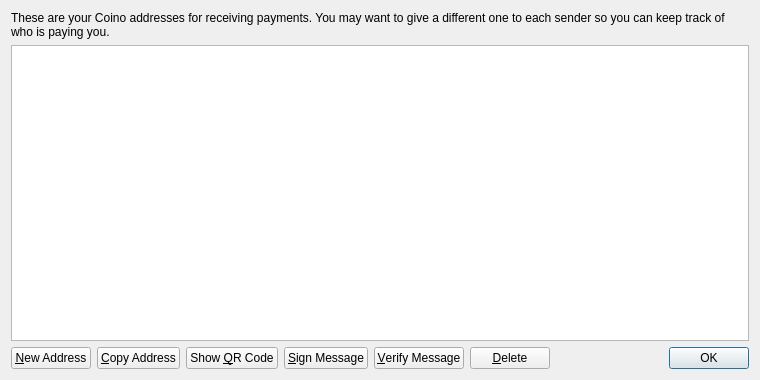
<?xml version="1.0" encoding="UTF-8"?>
<ui version="4.0">
 <class>AddressBookPage</class>
 <widget class="QWidget" name="AddressBookPage">
  <property name="geometry">
   <rect>
    <x>0</x>
    <y>0</y>
    <width>760</width>
    <height>380</height>
   </rect>
  </property>
  <property name="windowTitle">
   <string>Address Book</string>
  </property>
  <layout class="QVBoxLayout" name="verticalLayout">
   <item>
    <widget class="QLabel" name="labelExplanation">
     <property name="text">
      <string>These are your Coino addresses for receiving payments. You may want to give a different one to each sender so you can keep track of who is paying you.</string>
     </property>
     <property name="textFormat">
      <enum>Qt::PlainText</enum>
     </property>
     <property name="wordWrap">
      <bool>true</bool>
     </property>
    </widget>
   </item>
   <item>
    <widget class="QTableView" name="tableView">
     <property name="contextMenuPolicy">
      <enum>Qt::CustomContextMenu</enum>
     </property>
     <property name="toolTip">
      <string>Double-click to edit address or label</string>
     </property>
     <property name="tabKeyNavigation">
      <bool>false</bool>
     </property>
     <property name="alternatingRowColors">
      <bool>true</bool>
     </property>
     <property name="selectionMode">
      <enum>QAbstractItemView::SingleSelection</enum>
     </property>
     <property name="selectionBehavior">
      <enum>QAbstractItemView::SelectRows</enum>
     </property>
     <property name="sortingEnabled">
      <bool>true</bool>
     </property>
     <attribute name="verticalHeaderVisible">
      <bool>false</bool>
     </attribute>
    </widget>
   </item>
   <item>
    <layout class="QHBoxLayout" name="horizontalLayout">
     <item>
      <widget class="QPushButton" name="newAddressButton">
       <property name="toolTip">
        <string>Create a new address</string>
       </property>
       <property name="text">
        <string>&amp;New Address</string>
       </property>
       <property name="icon">
        <iconset resource="../bitcoin.qrc">
         <normaloff>:/icons/add</normaloff>:/icons/add</iconset>
       </property>
      </widget>
     </item>
     <item>
      <widget class="QPushButton" name="copyToClipboard">
       <property name="toolTip">
        <string>Copy the currently selected address to the system clipboard</string>
       </property>
       <property name="text">
        <string>&amp;Copy Address</string>
       </property>
       <property name="icon">
        <iconset resource="../bitcoin.qrc">
         <normaloff>:/icons/editcopy</normaloff>:/icons/editcopy</iconset>
       </property>
      </widget>
     </item>
     <item>
      <widget class="QPushButton" name="showQRCode">
       <property name="text">
        <string>Show &amp;QR Code</string>
       </property>
       <property name="icon">
        <iconset resource="../bitcoin.qrc">
         <normaloff>:/icons/qrcode</normaloff>:/icons/qrcode</iconset>
       </property>
      </widget>
     </item>
     <item>
      <widget class="QPushButton" name="signMessage">
       <property name="toolTip">
        <string>Sign a message to prove you own a Bitcoin address</string>
       </property>
       <property name="text">
        <string>&amp;Sign Message</string>
       </property>
       <property name="icon">
        <iconset resource="../bitcoin.qrc">
         <normaloff>:/icons/edit</normaloff>:/icons/edit</iconset>
       </property>
      </widget>
     </item>
     <item>
      <widget class="QPushButton" name="verifyMessage">
       <property name="toolTip">
        <string>Verify a message to ensure it was signed with a specified Bitcoin address</string>
       </property>
       <property name="text">
        <string>&amp;Verify Message</string>
       </property>
       <property name="icon">
        <iconset resource="../bitcoin.qrc">
         <normaloff>:/icons/transaction_0</normaloff>:/icons/transaction_0</iconset>
       </property>
      </widget>
     </item>
     <item>
      <widget class="QPushButton" name="deleteButton">
       <property name="toolTip">
        <string>Delete the currently selected address from the list. Only sending addresses can be deleted.</string>
       </property>
       <property name="text">
        <string>&amp;Delete</string>
       </property>
       <property name="icon">
        <iconset resource="../bitcoin.qrc">
         <normaloff>:/icons/remove</normaloff>:/icons/remove</iconset>
       </property>
      </widget>
     </item>
     <item>
      <spacer name="horizontalSpacer">
       <property name="orientation">
        <enum>Qt::Horizontal</enum>
       </property>
       <property name="sizeHint" stdset="0">
        <size>
         <width>40</width>
         <height>20</height>
        </size>
       </property>
      </spacer>
     </item>
     <item>
      <widget class="QDialogButtonBox" name="buttonBox">
       <property name="sizePolicy">
        <sizepolicy hsizetype="Maximum" vsizetype="Fixed">
         <horstretch>0</horstretch>
         <verstretch>0</verstretch>
        </sizepolicy>
       </property>
       <property name="standardButtons">
        <set>QDialogButtonBox::Ok</set>
       </property>
      </widget>
     </item>
    </layout>
   </item>
  </layout>
 </widget>
 <resources>
  <include location="../bitcoin.qrc"/>
 </resources>
 <connections/>
</ui>
